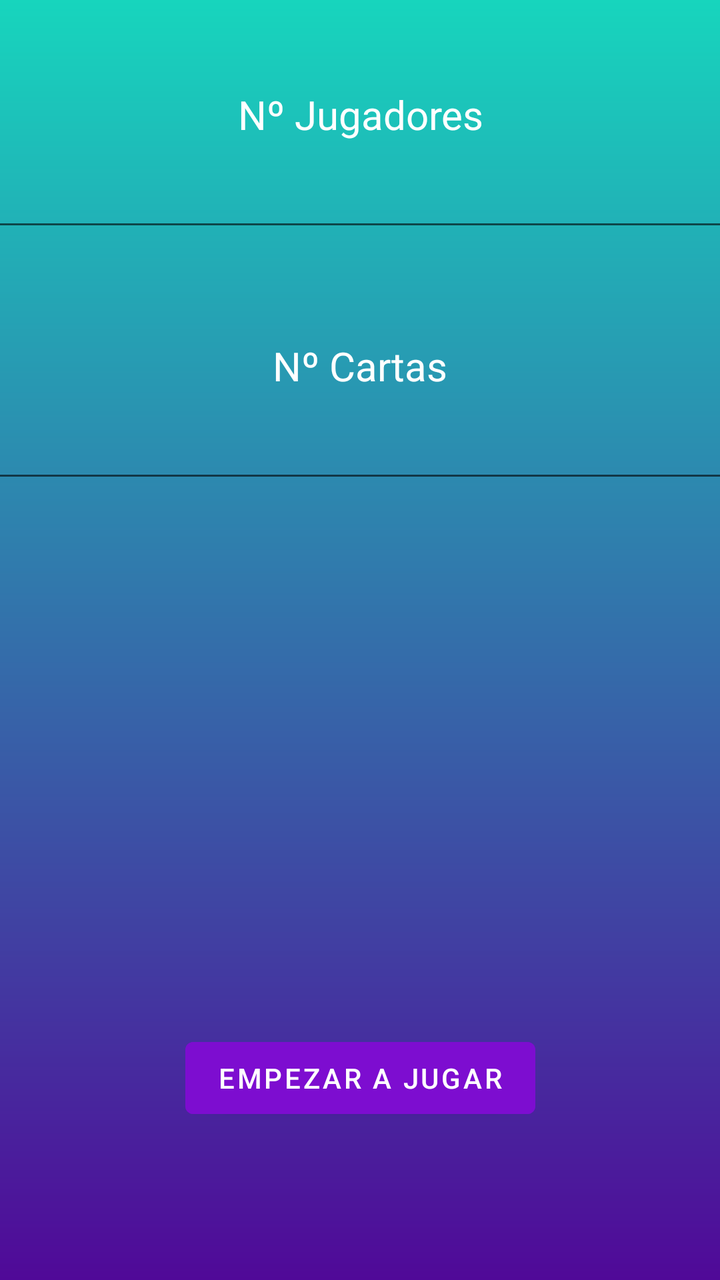
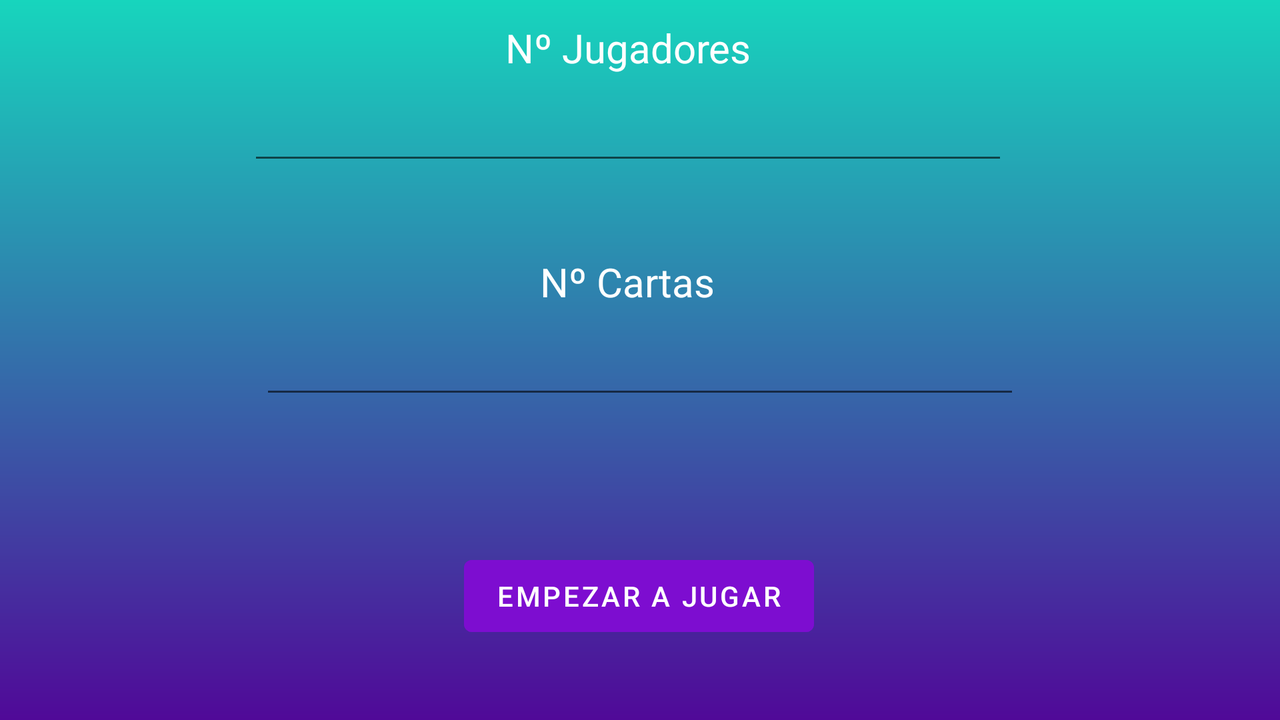

One screen, two layout resources from the same app: the default and the repository's alternative for another configuration. Each is rendered where Android would select it; the XML of both is given below.
<!-- AndroidManifest.xml: application theme Theme.Cartas -->
<!-- res/layout/activity_main.xml -->
<?xml version="1.0" encoding="utf-8"?>
<androidx.constraintlayout.widget.ConstraintLayout xmlns:android="http://schemas.android.com/apk/res/android"
    xmlns:app="http://schemas.android.com/apk/res-auto"
    xmlns:tools="http://schemas.android.com/tools"
    android:id="@+id/edit"
    android:layout_width="match_parent"
    android:layout_height="match_parent"
    android:background="@drawable/degradado"
    tools:context=".MainActivity">

    <TextView
        android:id="@+id/textView"
        android:layout_width="wrap_content"
        android:layout_height="wrap_content"
        android:text="@string/cartas"
        android:textColor="@color/blanco"
        android:textSize="20sp"
        app:layout_constraintBottom_toTopOf="@+id/editTextNCartas"
        app:layout_constraintEnd_toEndOf="@+id/editTextNCartas"
        app:layout_constraintStart_toStartOf="@+id/editTextNCartas" />

    <EditText
        android:id="@+id/editTextNCartas"
        android:layout_width="380dp"
        android:layout_height="50dp"
        android:ems="10"
        android:inputType="number"
        app:layout_constraintBottom_toBottomOf="parent"
        app:layout_constraintEnd_toEndOf="parent"
        app:layout_constraintHorizontal_bias="0.516"
        app:layout_constraintStart_toStartOf="parent"
        app:layout_constraintTop_toTopOf="parent"
        app:layout_constraintVertical_bias="0.333"
        tools:ignore="SpeakableTextPresentCheck" />

    <TextView
        android:id="@+id/textView2"
        android:layout_width="wrap_content"
        android:layout_height="wrap_content"
        android:text="@string/jugadores"
        android:textColor="@color/blanco"
        android:textSize="20dp"
        app:layout_constraintBottom_toTopOf="@+id/editTextNJugadores"
        app:layout_constraintEnd_toEndOf="@+id/editTextNJugadores"
        app:layout_constraintStart_toStartOf="@+id/editTextNJugadores" />

    <EditText
        android:id="@+id/editTextNJugadores"
        android:layout_width="380dp"
        android:layout_height="50dp"
        android:ems="10"
        android:inputType="number"
        android:shadowColor="@color/principal"
        android:textColorHint="@color/principal"
        app:layout_constraintBottom_toBottomOf="parent"
        app:layout_constraintEnd_toEndOf="@+id/textView"
        app:layout_constraintStart_toStartOf="@+id/textView"
        app:layout_constraintTop_toTopOf="parent"
        app:layout_constraintVertical_bias="0.120000005"
        tools:ignore="SpeakableTextPresentCheck" />

    <Button
        android:id="@+id/btnEmpezar"
        android:layout_width="wrap_content"
        android:layout_height="wrap_content"
        android:backgroundTint="@color/secundario"
        android:text="@string/empezar"
        app:layout_constraintBottom_toBottomOf="parent"
        app:layout_constraintEnd_toEndOf="parent"
        app:layout_constraintStart_toStartOf="parent"
        app:layout_constraintTop_toTopOf="parent"
        app:layout_constraintVertical_bias="0.87"
        app:rippleColor="@color/secundario" />
</androidx.constraintlayout.widget.ConstraintLayout>
<!-- resources referenced by this layout -->
<resources>
  <color name="blanco">#FFFFFF</color>
  <color name="principal">#4602E8</color>
  <color name="secundario">#7D0DD0</color>
  <!-- drawable degradado (drawable) -->
  <?xml version="1.0" encoding="utf-8"?>
  <shape xmlns:android="http://schemas.android.com/apk/res/android">
  
      <gradient
          android:angle="240"
          android:startColor="#17D5BD"
          android:endColor="#500998"
          >
      </gradient>
  
  
  </shape>
  <string name="cartas">Nº Cartas</string>
  <string name="empezar">Empezar a Jugar</string>
  <string name="jugadores">Nº Jugadores</string>
  <style name="Theme.Cartas" parent="Theme.MaterialComponents.DayNight.DarkActionBar">
          
          <item name="colorPrimary">@color/purple_500</item>
          <item name="colorPrimaryVariant">@color/purple_700</item>
          <item name="colorOnPrimary">@color/white</item>
          
          <item name="colorSecondary">@color/teal_200</item>
          <item name="colorSecondaryVariant">@color/teal_700</item>
          <item name="colorOnSecondary">@color/black</item>
          
          <item name="android:statusBarColor" tools:targetApi="l">?attr/colorPrimaryVariant</item>
          
      </style>
  <color name="purple_500">#FF6200EE</color>
  <color name="purple_700">#FF3700B3</color>
  <color name="white">#FFFFFFFF</color>
  
      //colores aplicacion cartas
  <color name="teal_200">#FF03DAC5</color>
  <color name="teal_700">#FF018786</color>
  <color name="black">#FF000000</color>
</resources>
<!-- res/layout-land/activity_main.xml (the repository's variant of the layout above) -->
<!-- drawn on the phone turned sideways -->
<?xml version="1.0" encoding="utf-8"?>
<androidx.constraintlayout.widget.ConstraintLayout xmlns:android="http://schemas.android.com/apk/res/android"
    xmlns:app="http://schemas.android.com/apk/res-auto"
    xmlns:tools="http://schemas.android.com/tools"
    android:id="@+id/edit"
    android:layout_width="match_parent"
    android:layout_height="match_parent"
    android:background="@drawable/degradado"
    tools:context=".MainActivity">

    <TextView
        android:id="@+id/textView"
        android:layout_width="wrap_content"
        android:layout_height="wrap_content"
        android:text="@string/cartas"
        android:textColor="@color/blanco"
        android:textSize="20sp"
        app:layout_constraintBottom_toTopOf="@+id/editTextNCartas"
        app:layout_constraintEnd_toEndOf="@+id/editTextNCartas"
        app:layout_constraintHorizontal_bias="0.479"
        app:layout_constraintStart_toStartOf="@+id/editTextNCartas" />

    <EditText
        android:id="@+id/editTextNCartas"
        android:layout_width="380dp"
        android:layout_height="50dp"
        android:ems="10"
        android:inputType="number"
        app:layout_constraintBottom_toBottomOf="parent"
        app:layout_constraintEnd_toEndOf="@+id/btnEmpezar"
        app:layout_constraintHorizontal_bias="0.498"
        app:layout_constraintStart_toStartOf="@+id/btnEmpezar"
        app:layout_constraintTop_toTopOf="parent"
        app:layout_constraintVertical_bias="0.498"
        tools:ignore="SpeakableTextPresentCheck" />

    <TextView
        android:id="@+id/textView2"
        android:layout_width="wrap_content"
        android:layout_height="wrap_content"
        android:text="@string/jugadores"
        android:textColor="@color/blanco"
        android:textSize="20dp"
        app:layout_constraintBottom_toTopOf="@+id/editTextNJugadores"
        app:layout_constraintEnd_toEndOf="@+id/editTextNJugadores"
        app:layout_constraintStart_toStartOf="@+id/editTextNJugadores" />

    <EditText
        android:id="@+id/editTextNJugadores"
        android:layout_width="380dp"
        android:layout_height="50dp"
        android:ems="10"
        android:inputType="number"
        android:shadowColor="@color/principal"
        android:textColorHint="@color/principal"
        app:layout_constraintBottom_toBottomOf="parent"
        app:layout_constraintEnd_toEndOf="@+id/textView"
        app:layout_constraintStart_toStartOf="@+id/textView"
        app:layout_constraintTop_toTopOf="parent"
        app:layout_constraintVertical_bias="0.120000005"
        tools:ignore="SpeakableTextPresentCheck" />

    <Button
        android:id="@+id/btnEmpezar"
        android:layout_width="wrap_content"
        android:layout_height="wrap_content"
        android:backgroundTint="@color/secundario"
        android:text="@string/empezar"
        app:layout_constraintBottom_toBottomOf="parent"
        app:layout_constraintEnd_toEndOf="parent"
        app:layout_constraintHorizontal_bias="0.499"
        app:layout_constraintStart_toStartOf="parent"
        app:layout_constraintTop_toTopOf="parent"
        app:layout_constraintVertical_bias="0.878"
        app:rippleColor="@color/secundario" />
</androidx.constraintlayout.widget.ConstraintLayout>
